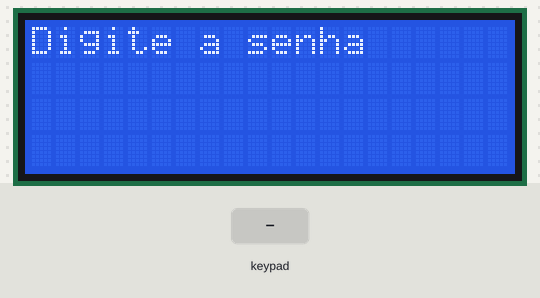
Bench run of a sketch on a simulated ESP32. Parts: 20×4 character LCD. The inputs (shaded band) are chosen by the test bench. What the sketch prints to the serial monitor is not drawn.

Above: at 4.7 s.
4.8 s: keypad keys 3 3 2 5 2 6 2 7 # pressed 0.4 s apart
At 9.2 s:
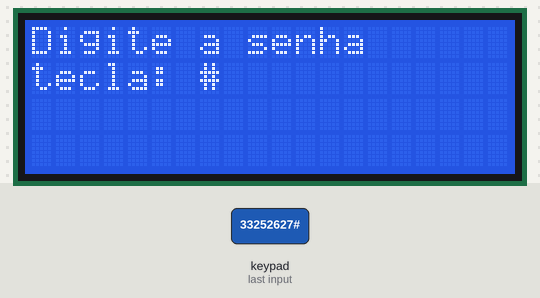
9.9 s: key '*' pressed
11.4 s: key '1' pressed
At 12.1 s:
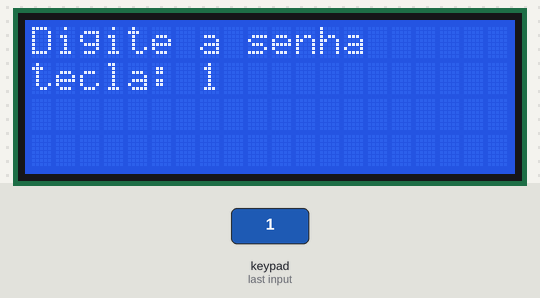
12.9 s: keypad keys 1 9 1 8 1 4 pressed 0.4 s apart
At 13.51 s:
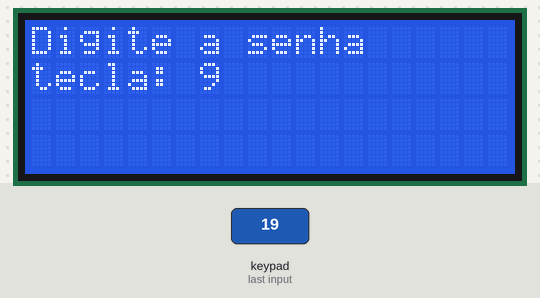
16.8 s: key '#' pressed
At 17.4 s:
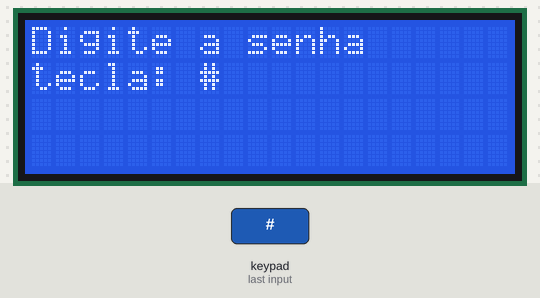
18.3 s: key '2' pressed
At 19.6 s:
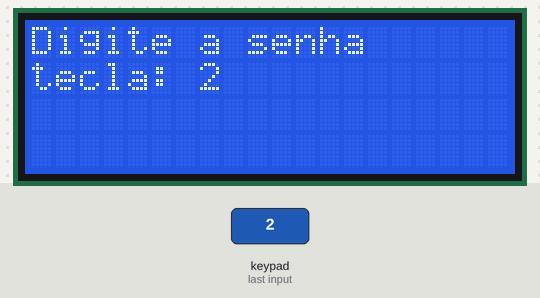
Timing chart, 0 to 20.8 s (numbered marks = the images above; inputs shaded):
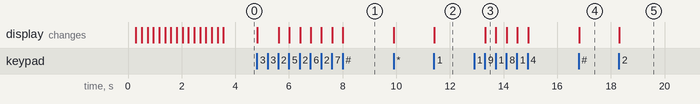

Measured:
- after the input at 4.8 s, the display: first changes at once (image 1 shows a later state)
- after the input at 11.4 s, the display: changes at once (image 2)
- after the input at 12.9 s, the display: changes after 0.42 s (image 3)
- after the input at 16.8 s, the display: changes at once (image 4)
- after the input at 18.3 s, the display: changes at once (image 5)

The sketch:

lcd_i2c.ino
```cpp
#include <LiquidCrystal_I2C.h>
#include <Keypad.h>
LiquidCrystal_I2C lcd(0x27,20,4);  // set the LCD address to 0x27 for a 16 chars and 2 line display

byte pinosLinhas[] = { 33, 25,26,27 };
byte pinosColunas[] = { 19, 18, 14 };
char teclas[4][3] = { '1', '2', '3',
                       '4', '5', '6',
                       '7', '8', '9',
                       '*', '0', '#'};

Keypad teclado = Keypad( makeKeymap(teclas), pinosLinhas, pinosColunas, 4, 3);

const int buttonPin = 23;
void setup()
{

  Serial.begin(9600);
  lcd.init();                      // initialize the lcd
  lcd.backlight();

  for (int i = 0; i <= 15; i++) {
    lcd.setCursor(0, 0);
    lcd.print("Carregando...");
    lcd.setCursor(i, 1);
    lcd.print("*");
    delay(200);
    lcd.clear();
  }

  montaTelaMenu();

}


void loop()
{


  char tecla_pressionada = teclado.getKey();
  if(tecla_pressionada){
    lcd.setCursor(0,1);
    lcd.print("tecla: " );
    lcd.print(tecla_pressionada );
    Serial.println("Tecla: ");
    Serial.println(tecla_pressionada);
  }
}

void montaTelaMenu() {
  Serial.println("menu()");
  lcd.clear();
  lcd.setCursor(0, 0);
  lcd.print("Digite a senha");

}
```
